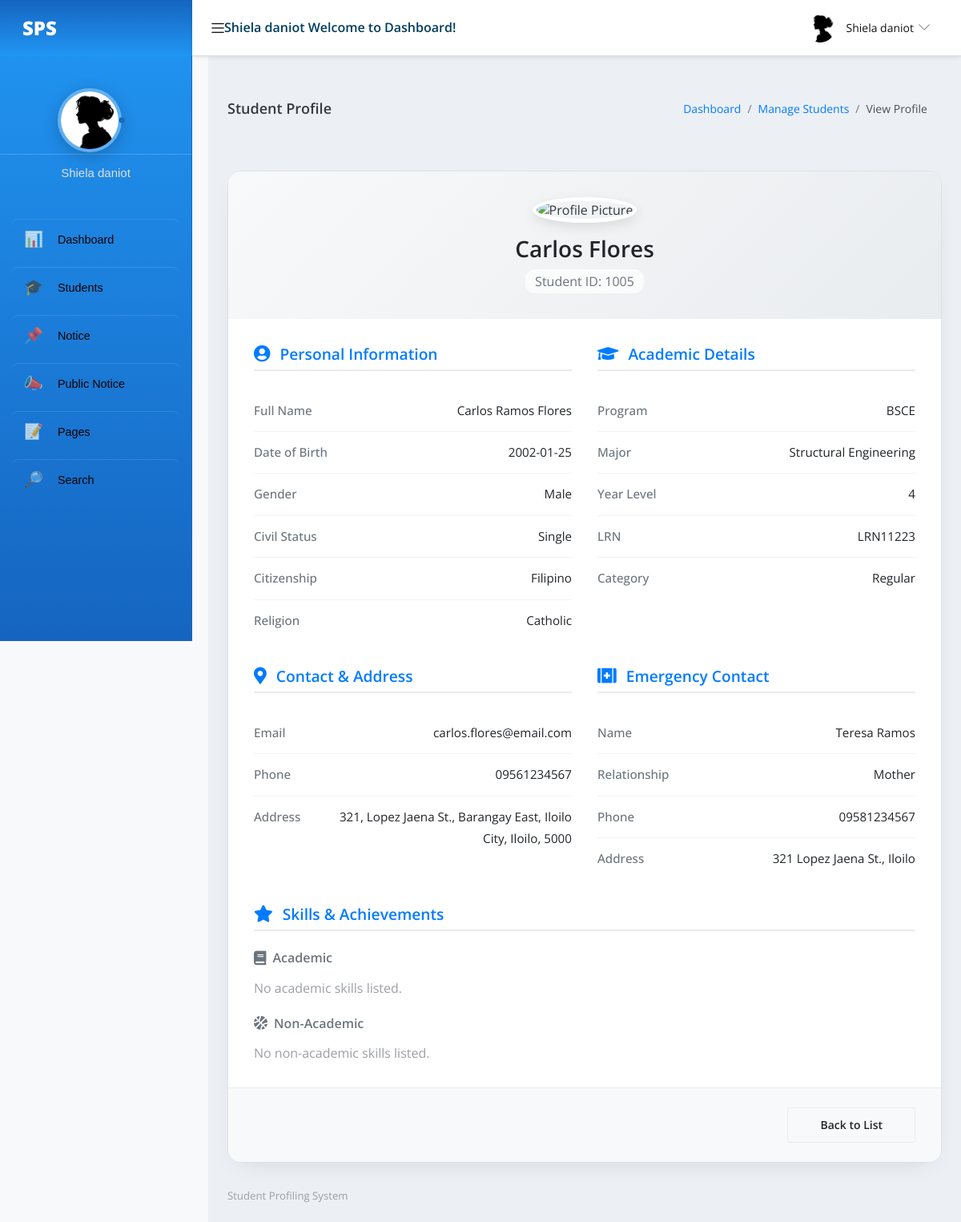
The app's page /staff/view-student.php?viewid=19 (signed in), older data.
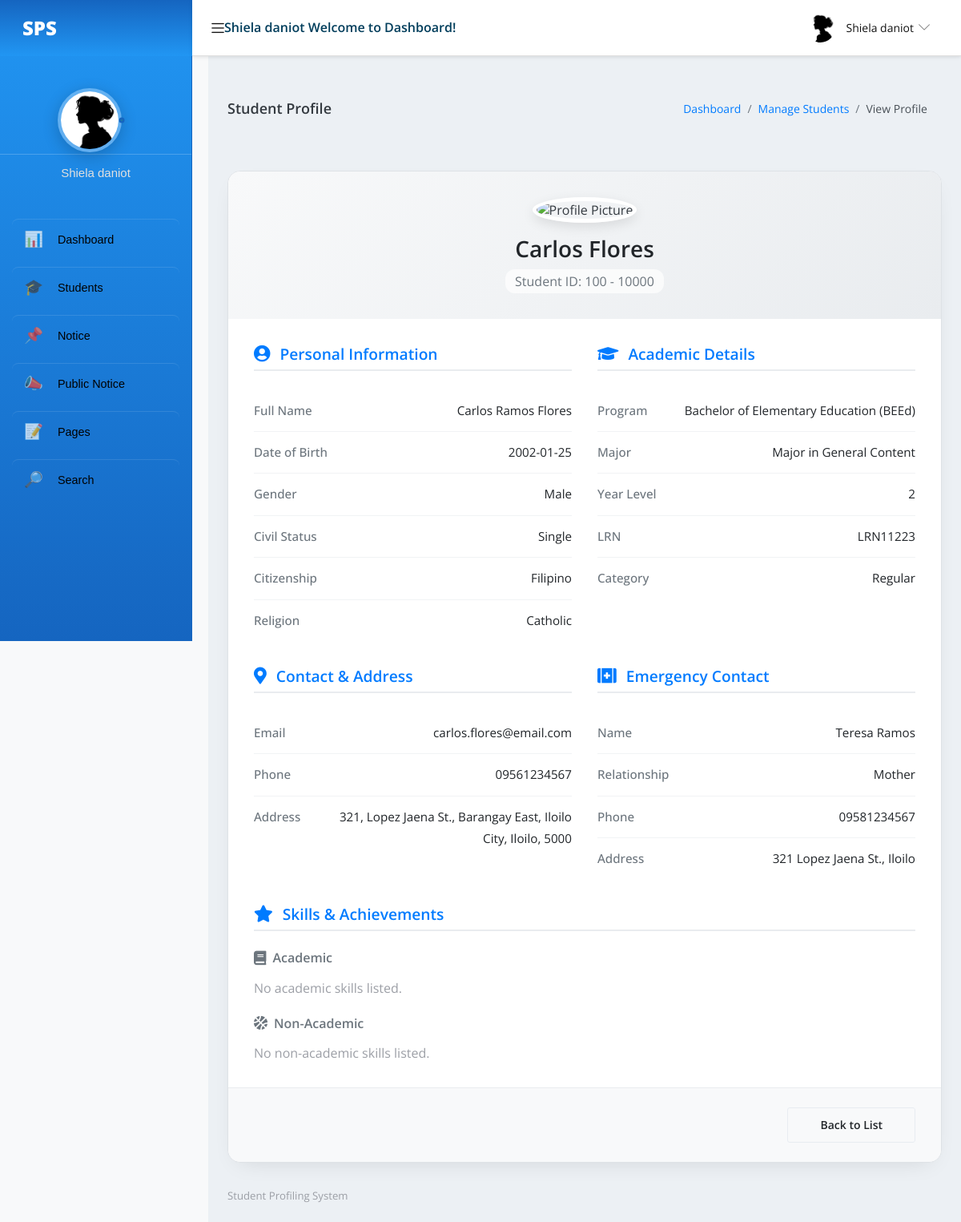
The same page, newer data.
### tables this page shows
CREATE TABLE `tblstudent` (
  `ID` int(11) NOT NULL,
  `StuID` varchar(50) NOT NULL,
  `FamilyName` varchar(100) NOT NULL,
  `FirstName` varchar(100) NOT NULL,
  `MiddleName` varchar(100) DEFAULT NULL,
  `Program` varchar(100) NOT NULL,
  `Major` varchar(100) DEFAULT NULL,
  `LearnersReferenceNo` varchar(50) DEFAULT NULL,
  `DOB` date NOT NULL,
  `PlaceOfBirth` varchar(255) DEFAULT NULL,
  `Gender` varchar(10) NOT NULL,
  `CivilStatus` varchar(50) DEFAULT NULL,
  `Religion` varchar(100) DEFAULT NULL,
  `Height` varchar(10) DEFAULT NULL,
  `Weight` varchar(10) DEFAULT NULL,
  `Citizenship` varchar(50) DEFAULT NULL,
  `FathersName` varchar(100) DEFAULT NULL,
  `MothersMaidenName` varchar(100) DEFAULT NULL,
  `BuildingHouseNumber` varchar(255) DEFAULT NULL,
  `StreetName` varchar(255) DEFAULT NULL,
  `Barangay` varchar(255) DEFAULT NULL,
  `CityMunicipality` varchar(255) DEFAULT NULL,
  `Province` varchar(255) DEFAULT NULL,
  `PostalCode` varchar(20) DEFAULT NULL,
  `ContactNumber` varchar(15) DEFAULT NULL,
  `EmailAddress` varchar(100) DEFAULT NULL,
  `EmergencyContactPerson` varchar(100) DEFAULT NULL,
  `EmergencyRelationship` varchar(50) DEFAULT NULL,
  `EmergencyContactNumber` varchar(15) DEFAULT NULL,
  `EmergencyAddress` text DEFAULT NULL,
  `Category` set('New Freshman','Continuing/Returnee','Shiftee','Second Degree','Regular','Irregular') NOT NULL,
  `YearLevel` enum('1','2','3','4') DEFAULT NULL,
  `Password` varchar(255) NOT NULL,
  `Image` varchar(255) DEFAULT NULL,
  `Academic` longtext DEFAULT NULL,
  `NonAcademic` longtext DEFAULT NULL,
  `Status` tinyint(1) NOT NULL DEFAULT 1
);

### staff/view-student.php (the view, shortened to what the changed rows need)
<?php
include('includes/dbconnection.php');
$viewid = isset($_GET['viewid']) ? trim($_GET['viewid']) : '';
?>
<!DOCTYPE html>
<html lang="en">
<head>
  <link rel="stylesheet" href="vendors/simple-line-icons/css/simple-line-icons.css">
  <link rel="stylesheet" href="vendors/flag-icon-css/css/flag-icon.min.css">
  <link rel="stylesheet" href="vendors/css/vendor.bundle.base.css">
  <link rel="stylesheet" href="./css/style.css">
  <link rel="stylesheet" href="https://cdnjs.cloudflare.com/ajax/libs/font-awesome/5.15.4/css/all.min.css">
  <link rel="stylesheet" href="./css/profile.css">
  <link rel="stylesheet" href="./css/style(v2).css">
</head>
<body>
  <div class="container-scroller">
    <div class="container-fluid page-body-wrapper">
      <?php include_once('includes/sidebar.php'); ?>
      <div class="main-panel">
        <div class="content-wrapper">
          <div class="row justify-content-center">
            <div class="col-12">
              <?php
              if (ctype_digit($viewid)) {
                $sql = "SELECT StuID, FamilyName, FirstName, MiddleName, Program, Major, LearnersReferenceNo, DOB, PlaceOfBirth, Gender, CivilStatus, Religion, Height, Weight, Citizenship, FathersName, MothersMaidenName, BuildingHouseNumber, StreetName, Barangay, CityMunicipality, Province, PostalCode, ContactNumber, EmailAddress, EmergencyContactPerson, EmergencyRelationship, EmergencyContactNumber, EmergencyAddress, Category, YearLevel, Image, Academic, NonAcademic FROM tblstudent WHERE ID = :viewid LIMIT 1";
                $query = $dbh->prepare($sql);
                $query->bindValue(':viewid', (int) $viewid, PDO::PARAM_INT);
              }
              $query->execute();
              $row = $query->fetch(PDO::FETCH_OBJ);
              if ($row) { ?>
                <div class="profile-card">
                  <div class="profile-header">
                    <img src="images/<?php echo htmlentities($row->Image ?: 'default.png'); ?>" alt="Profile Picture"
                      class="profile-avatar">
                    <h1 class="profile-name"><?php echo htmlentities($row->FirstName . " " . $row->FamilyName); ?></h1>
                    <div class="profile-id">Student ID: <?php echo htmlentities($row->StuID); ?></div>
                  </div>
                  <div class="profile-body">
                    <div class="profile-section">
                      <h5 class="profile-section-title"><i class="fas fa-user-circle"></i>Personal Information</h5>
                      <ul class="profile-info-list">
                        <li><span class="info-label">Full Name</span> <span
                            class="info-value"><?php echo htmlentities(trim($row->FirstName . ' ' . $row->MiddleName . ' ' . $row->FamilyName)); ?></span>
                        </li>
                        <li><span class="info-label">Date of Birth</span> <span
                            class="info-value"><?php echo htmlentities($row->DOB); ?></span></li>
                        <li><span class="info-label">Gender</span> <span
                            class="info-value"><?php echo htmlentities($row->Gender); ?></span></li>
                        <li><span class="info-label">Civil Status</span> <span
                            class="info-value"><?php echo htmlentities($row->CivilStatus); ?></span></li>
                        <li><span class="info-label">Citizenship</span> <span
                            class="info-value"><?php echo htmlentities($row->Citizenship); ?></span></li>
                        <li><span class="info-label">Religion</span> <span
                            class="info-value"><?php echo htmlentities($row->Religion); ?></span></li>
                      </ul>
                    </div>
                    <div class="profile-section">
                      <h5 class="profile-section-title"><i class="fas fa-graduation-cap"></i>Academic Details</h5>
                      <ul class="profile-info-list">
                        <li><span class="info-label">Program</span> <span
                            class="info-value"><?php echo htmlentities($row->Program); ?></span></li>
                        <li><span class="info-label">Major</span> <span
                            class="info-value"><?php echo htmlentities($row->Major); ?></span></li>
                        <li><span class="info-label">Year Level</span> <span
                            class="info-value"><?php echo htmlentities($row->YearLevel); ?></span></li>
                        <li><span class="info-label">LRN</span> <span
                            class="info-value"><?php echo htmlentities($row->LearnersReferenceNo); ?></span></li>
                        <li><span class="info-label">Category</span> <span
                            class="info-value"><?php echo htmlentities($row->Category); ?></span></li>
                      </ul>
                    </div>
                    <div class="profile-section">
                      <h5 class="profile-section-title"><i class="fas fa-map-marker-alt"></i>Contact & Address</h5>
                      <ul class="profile-info-list">
                        <li><span class="info-label">Email</span> <span
                            class="info-value"><?php echo htmlentities($row->EmailAddress); ?></span></li>
                        <li><span class="info-label">Phone</span> <span
                            class="info-value"><?php echo htmlentities($row->ContactNumber); ?></span></li>
                        <li><span class="info-label">Address</span> <span class="info-value">
                            <?php
                            $address = implode(', ', array_filter([
                              $row->BuildingHouseNumber,
                              $row->StreetName,
                              $row->Barangay,
                              $row->CityMunicipality,
                              $row->Province,
                              $row->PostalCode
                            ]));
                            echo htmlentities($address ?: 'N/A');
                            ?>
                          </span></li>
                      </ul>
                    </div>
                    <div class="profile-section">
                      <h5 class="profile-section-title"><i class="fas fa-first-aid"></i>Emergency Contact</h5>
                      <ul class="profile-info-list">
                        <li><span class="info-label">Name</span> <span
                            class="info-value"><?php echo htmlentities($row->EmergencyContactPerson); ?></span></li>
                        <li><span class="info-label">Relationship</span> <span
                            class="info-value"><?php echo htmlentities($row->EmergencyRelationship); ?></span></li>
                        <li><span class="info-label">Phone</span> <span
                            class="info-value"><?php echo htmlentities($row->EmergencyContactNumber); ?></span></li>
                        <li><span class="info-label">Address</span> <span
                            class="info-value"><?php echo htmlentities($row->EmergencyAddress); ?></span></li>
                      </ul>
                    </div>
                    <div class="profile-section" style="grid-column: 1 / -1;">
                      <h5 class="profile-section-title"><i class="fas fa-star"></i>Skills & Achievements</h5>
                      <div class="skills-container">
                        <div class="skill-category">
                          <h6 class="skill-category-title"><i class="fas fa-book"></i>Academic</h6>
                          <div class="skill-tags">
                            <?php
                            $academic_skills = !empty($row->Academic) ? array_map('trim', explode(',', $row->Academic)) : [];
                            if (!empty($academic_skills)) {
                              foreach ($academic_skills as $skill) {
                                echo '<span class="skill-tag">' . htmlentities($skill) . '</span>';
                              }
                            } else {
                              echo '<span class="text-muted">No academic skills listed.</span>';
                            }
                            ?>
                          </div>
                        </div>
                        <div class="skill-category">
                          <h6 class="skill-category-title"><i class="fas fa-basketball-ball"></i>Non-Academic</h6>
                          <div class="skill-tags">
                            <?php
                            $non_academic_skills = !empty($row->NonAcademic) ? array_map('trim', explode(',', $row->NonAcademic)) : [];
                            if (!empty($non_academic_skills)) {
                              foreach ($non_academic_skills as $skill) {
                                echo '<span class="skill-tag">' . htmlentities($skill) . '</span>';
                              }
                            } else {
                              echo '<span class="text-muted">No non-academic skills listed.</span>';
                            }
                            ?>
                          </div>
                        </div>
                      </div>
                    </div>
                  </div>
                  <div class="profile-footer">
                    <a href="manage-students.php" class="btn btn-light border">Back to List</a>
                  </div>
                </div>
              <?php } else {
                echo "<div class='alert alert-danger'>Student not found.</div>";
              } ?>
            </div>
          </div>
        </div> <?php include_once('includes/footer.php'); ?>
      </div>
    </div>
  </div>
</body>
</html>

Row changes from the older to the newer data that the page shows:
changed tblstudent "Carlos Flores": StuID "1005" → "100 - 10000"; Program "BSCE" → "Bachelor of Elementary Education (BEEd)"; Major "Structural Engineering" → "Major in General Content"; YearLevel "4" → "2"
